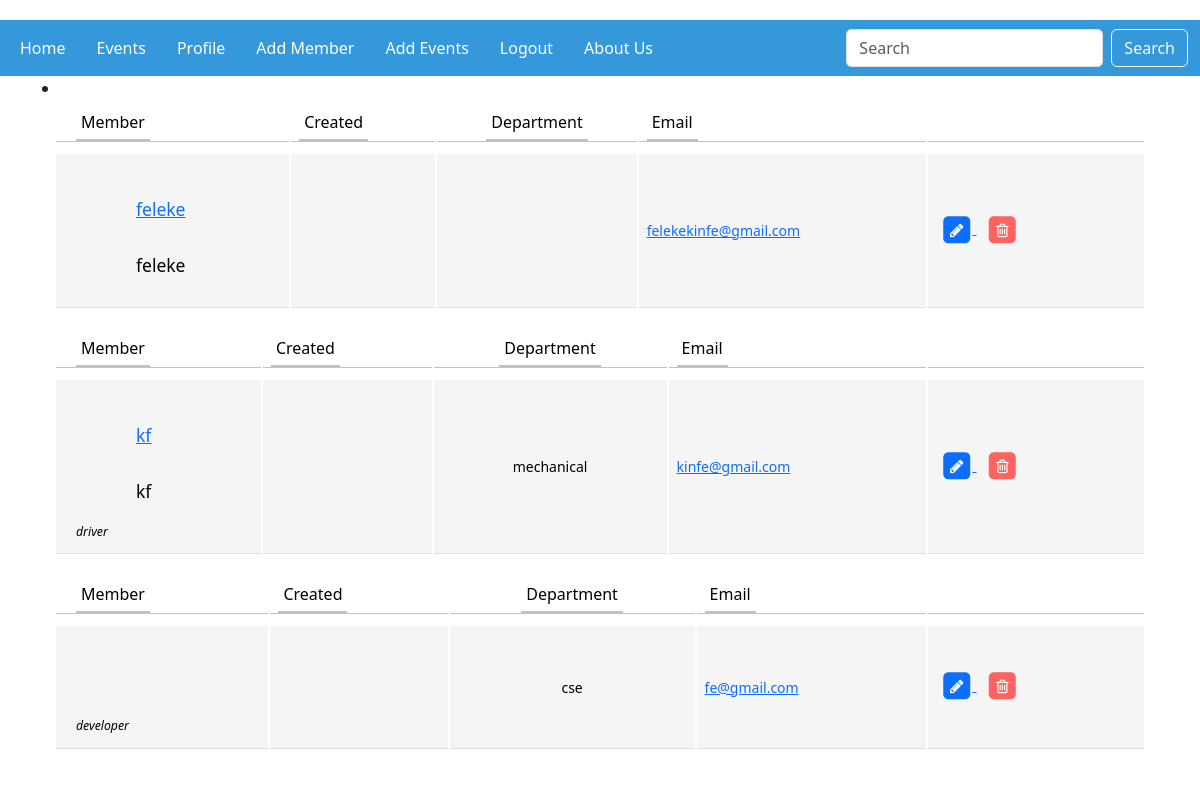
Before: / (signed in) with the older database file.
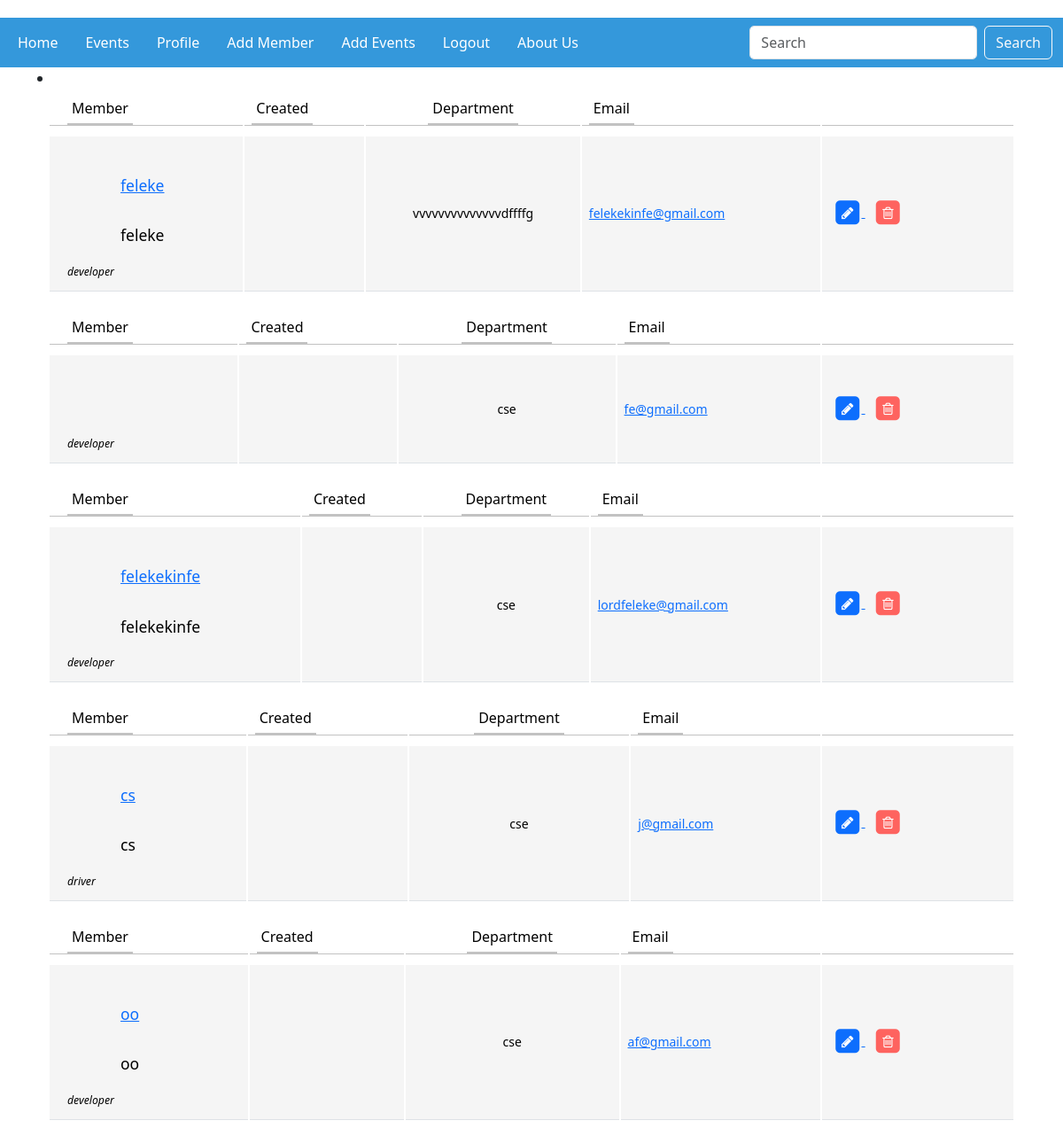
After: the same page with the newer database file.
### CSEC_App/models.py (models this page shows, shortened)
class Members(AbstractUser):
    email=models.EmailField(unique=True)
    department=models.CharField(max_length=100)
    Roll=models.CharField(max_length=200)
    profile_pic=models.ImageField(upload_to='profile_image')
    class Meta:
        verbose_name_plural='Members'

### CSEC_App/views.py (the view)
# urls.py: path('',HomeView.as_view(),name='homepage'),
class HomeView(ListView):
    model=Members
    template_name='members_dashboard.html'

### CSEC_App/templates/members_dashboard.html (shortened to what this page needs)
{% extends 'base.html' %}
{% block content %}
{% if user.is_authenticated %}
<li class="nav-item">
        </li>
   {% if object_list %}
   {% for member in object_list %}
   <link href="https://maxcdn.bootstrapcdn.com/font-awesome/4.3.0/css/font-awesome.min.css" rel="stylesheet">
<div class="container">
<div class="row">
	<div class="col-lg-12">
		<div class="main-box clearfix">
			<div class="table-responsive">
				<table class="table user-list">
					<thead>
						<tr>
							<th><span>Member</span></th>
							<th><span>Created</span></th>
							<th class="text-center"><span>Department</span></th>
							<th><span>Email</span></th>
							<th>&nbsp;</th>
						</tr>
					</thead>
					<tbody>
						<tr>
							<td>
								{% if user.is_staff %}
								<a href="{% url 'userprofile' member.id %}" class="user-link">{{member.username}}</a>
								{% endif %}
								<p class="user-link">{{member.username}}</p>
								<span class="user-subhead">{{member.Roll}}</span>
							</td>
							<td>
							</td>
							<td class="text-center">
								<span class="label label-default">{{member.department}}</span>
							</td>
							<td>
							<a href="#">{{member.email}}</a>
							</td>
							<td style="width: 20%;" >
								{% if user.is_staff %}
								<a href="{% url 'editmember' member.id%}" class="table-link">
									<span class="fa-stack">
										<i class="fa fa-square fa-stack-2x"></i>
										<i class="fa fa-pencil fa-stack-1x fa-inverse"></i>
									</span>
								</a>
								{% endif %}
								{% if user.is_staff %}
								<a href="{% url 'deletemember' member.id%}" class="table-link danger">
									<span class="fa-stack">
										<i class="fa fa-square fa-stack-2x"></i>
										<i class="fa fa-trash-o fa-stack-1x fa-inverse"></i>
									</span>
								</a>
								{% endif %}
					</tbody>
				</table>
			</div>
		</div>
	</div>
</div>
</div>
{% endfor %}
{% endif %}
{% endif %}
{% endblock content %}

### CSEC_App/templates/base.html (shortened to what this page needs)
<!DOCTYPE html>
<html lang="en">
<head>
    <link href="https://cdn.jsdelivr.net/npm/bootstrap@5.3.2/dist/css/bootstrap.min.css" rel="stylesheet">
</head>
<body>
<nav class="navbar navbar-expand-lg">
    <div class="container-fluid">
        <div class="collapse navbar-collapse" id="navbarSupportedContent">
            <ul class="navbar-nav me-auto mb-2 mb-lg-0">
                {% if user.is_authenticated %}
                <li class="nav-item">
                    <a class="nav-link" href="{% url 'homepage' %}">Home</a>
                </li>
                <li class="nav-item">
                    <a class="nav-link" href="{% url 'events' %}">Events</a>
                </li>
                <li class="nav-item">
                    <a class="nav-link" href="{% url 'userprofile' user.id %}">Profile</a>
                </li>
                {% endif %}
                {% if user.is_staff %}
                <li class="nav-item">
                    <a class="nav-link" href="{% url 'addmember' %}">Add Member</a>
                </li>
                <li class="nav-item">
                    <a class="nav-link" href="{% url 'addevent' %}">Add Events</a>
                </li>
                {% endif %}
                {% if user.is_authenticated %}
                <li class="nav-item">
                    <a class="nav-link" href="{% url 'logout' %}">Logout</a>
                </li>
                <li class="nav-item">
                    <a class="nav-link" href="{% url 'aboutus' %}">About Us</a>
                </li>
                {% endif %}
            </ul>
            {% if user.is_staff %}
            <form method='post' class="d-flex search-form" role="search" action="{% url 'search_member' %}">
                <input class="form-control me-2" type="search" name='search_user' placeholder="Search" aria-label="Search">
                <button class="btn btn-outline-light" type="submit">Search</button>
            </form>
            {% endif %}
        </div>
    </div>
</nav>
<div class="container">
    {% block content %}{% endblock %}
</div>
</body>
</html>

### CSEC_App/templates/base.html (style rules this page uses)
.navbar { background-color: #3498db; }
.navbar-nav .nav-link { color: #fff; margin-right: 15px; transition: color 0.3s; }
.search-form { margin-left: auto; }
.search-form input { border-radius: 5px; }

### CSEC_App/templates/members_dashboard.html (style rules this page uses)
body { margin-top:20px; }
.user-list tbody td .user-link { display: block; font-size: 1.25em; padding-top: 30px; margin-left: 60px; }
.user-list tbody td .user-subhead { font-size: 0.875em; font-style: italic; }
.table { border-collapse: separate; }
.table thead > tr > th { border-bottom: 1px solid #C2C2C2; padding-bottom: 0; }
.table tbody > tr > td { font-size: 0.875em; background: #f5f5f5; border-top: 10px solid #fff; vertical-align: middle; padding: 12px 8px; }
.table tbody > tr > td:first-child, .table thead > tr > th:first-child { padding-left: 20px; }
.table thead > tr > th span { border-bottom: 2px solid #C2C2C2; display: inline-block; padding: 0 5px; padding-bottom: 5px; font-weight: normal; }
.table a.table-link { margin: 0 5px; font-size: 1.125em; }
.table a.table-link.danger { color: #fe635f; }

Changed rows visible on the page:
removed Members: username "kf", Roll "driver", department "mechanical", email "kinfe@gmail.com"
changed Members "feleke": Roll (not shown) → "developer"; department (not shown) → "vvvvvvvvvvvvvvdffffg"
added Members: username "felekekinfe", Roll "developer", department "cse", email "lordfeleke@gmail.com"
added Members: username "cs", Roll "driver", department "cse", email "j@gmail.com"
added Members: username "oo", Roll "developer", department "cse", email "af@gmail.com"
